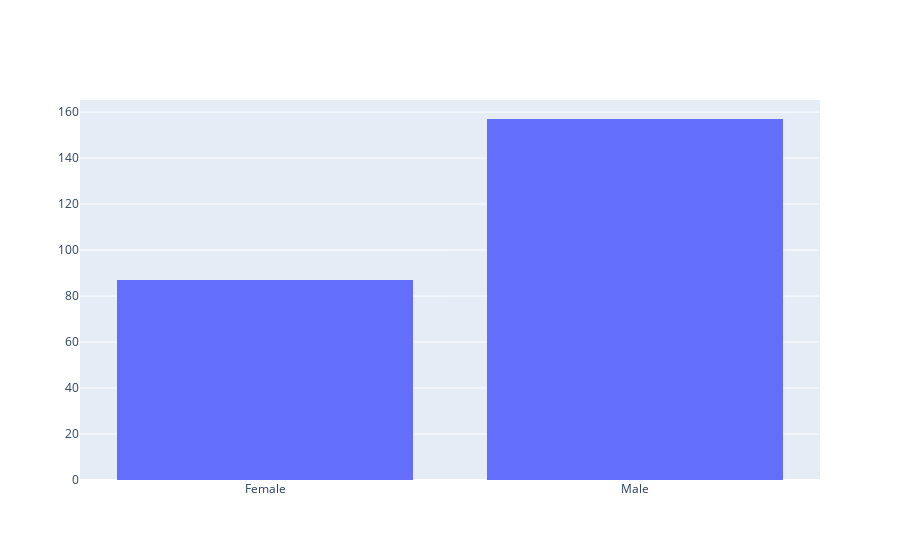

Write notebook code for a chart like this one.
### Markdown cell above
Q3. Using the tips dataset in the Plotly library, Plot a histogram for x= "sex" and y="total_bill" column in the tips dataset. Also, use the "smoker" column with the pattern_shape parameter and the "day" column with the color parameter.

### Code cell
import seaborn as sns
import plotly.graph_objs as go

tips = sns.load_dataset("tips")

fig = go.Figure()
fig.add_trace(go.Histogram(x=tips["sex"] , y = tips["total_bill"]))
fig.show()

### Figure 1 — Plotly figure (JSON) as saved in the notebook; plotly's stock layout.template omitted (floating-point values rounded to 4 significant figures; data arrays with more than 128 entries replaced by an {"elided": "..."} marker saying what was removed)
{"data": [{"type": "histogram", "x": {"elided": "244 str values"}, "y": {"elided": "244 float values"}}], "layout": {"autosize": true, "xaxis": {"autorange": true, "range": [-0.5, 1.5], "type": "category"}, "yaxis": {"autorange": true, "range": [0, 165.3], "type": "linear"}}}
